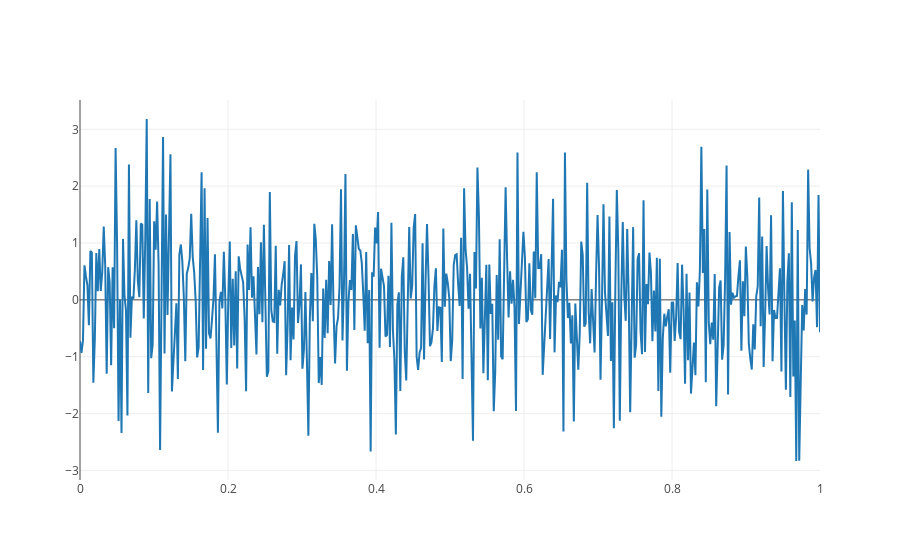

Here is the notebook cell this chart was saved with:
### Markdown cell above
# PLOTLY

Highly recommended alternative to matplotlib.  There is an old API and a new one that creates
a jupyter widgets which interacts well when building GUIs.

### Code cell
import plotly
import plotly.graph_objs as go
import numpy as np

# The old way to use plotly in Jupyter is to use iplot
# either online (if you have an account) or offline
from plotly.offline import iplot
plotly.offline.init_notebook_mode(connected=True)

N = 500
random_x = np.linspace(0, 1, N)
random_y = np.random.randn(N)

# Create a trace
trace = go.Scatter(
    x = random_x,
    y = random_y
)

data = [trace]

iplot(data)

### Figure 1 — Plotly figure (JSON) as saved in the notebook; plotly's stock layout.template omitted (floating-point values rounded to 4 significant figures; data arrays with more than 128 entries replaced by an {"elided": "..."} marker saying what was removed)
{"data": [{"type": "scatter", "uid": "1c3e4598-d01d-464c-885c-d85cfe6255ee", "x": {"elided": "500 float values"}, "y": {"elided": "500 float values"}}], "layout": {}}
